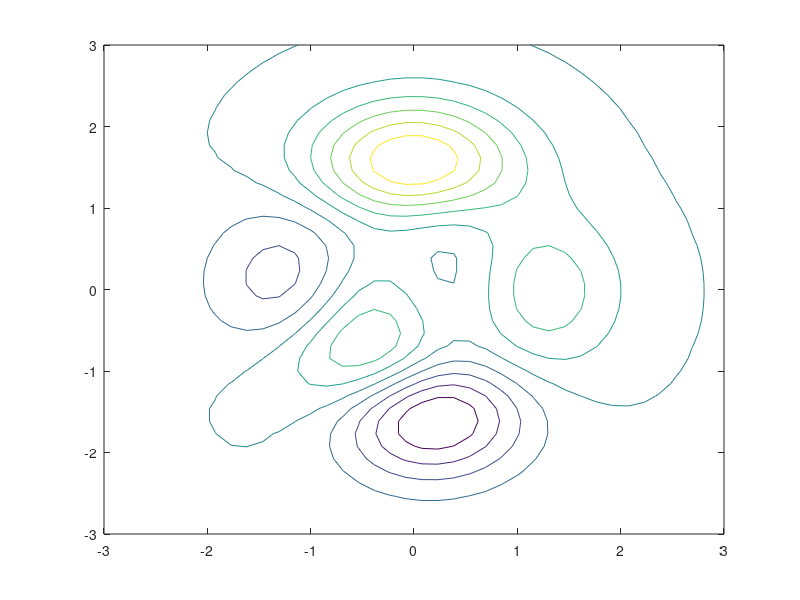

Here is the MATLAB script that generated this plot: (Note: this script raises an error after producing the figure.)
%=============================================================================
% Copyright (c) 2016-present Allan CORNET (Nelson)
%=============================================================================
% This file is part of Nelson.
%=============================================================================
% LICENCE_BLOCK_BEGIN
% SPDX-License-Identifier: LGPL-3.0-or-later
% LICENCE_BLOCK_END
%=============================================================================
% <--WEIGHT 4-->
% <--ADV-CLI MODE-->
%=============================================================================
fig = figure();
ax = axes('Parent', fig);
[X, Y, Z] = peaks(40);
[Cmat, h] = contour(ax, X, Y, Z);
levels = h.LevelList;
%=============================================================================
fig = figure();
ax = axes('Parent', fig);
[Cfilled, hfilled] = contourf(ax, X, Y, Z, 5, 'ShowText', 'on');
t9 = clabel([], hfilled);
asserts.isequal(size(t9), [0, 0]);
asserts.isequal(class(t9), 'nelson.graphics.GraphicsPlaceholder');
asserts.isequal(Cfilled, hfilled.ContourMatrix);
%=============================================================================
